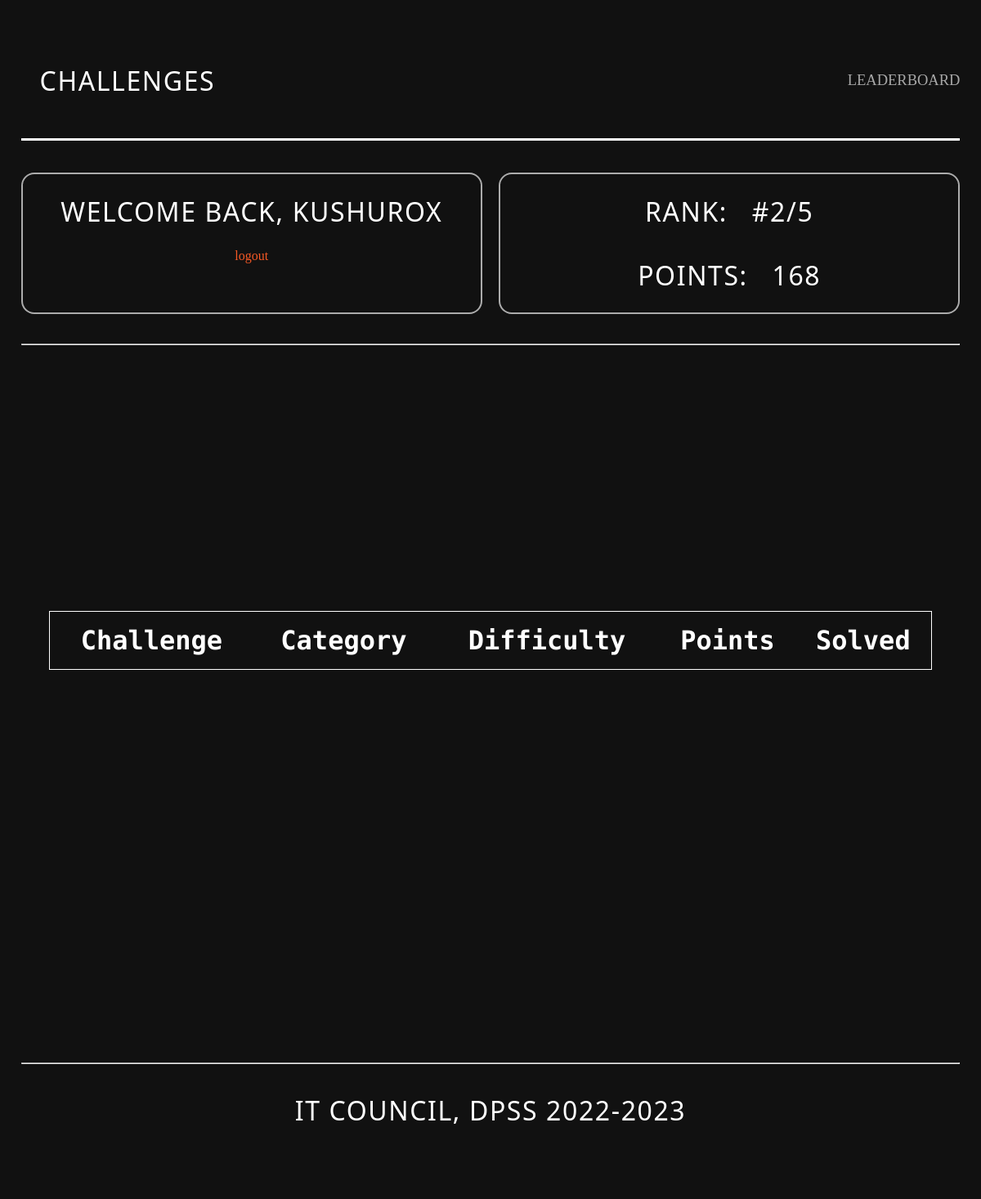
/dashboard/ (signed in), run on an earlier commit of the app's database.
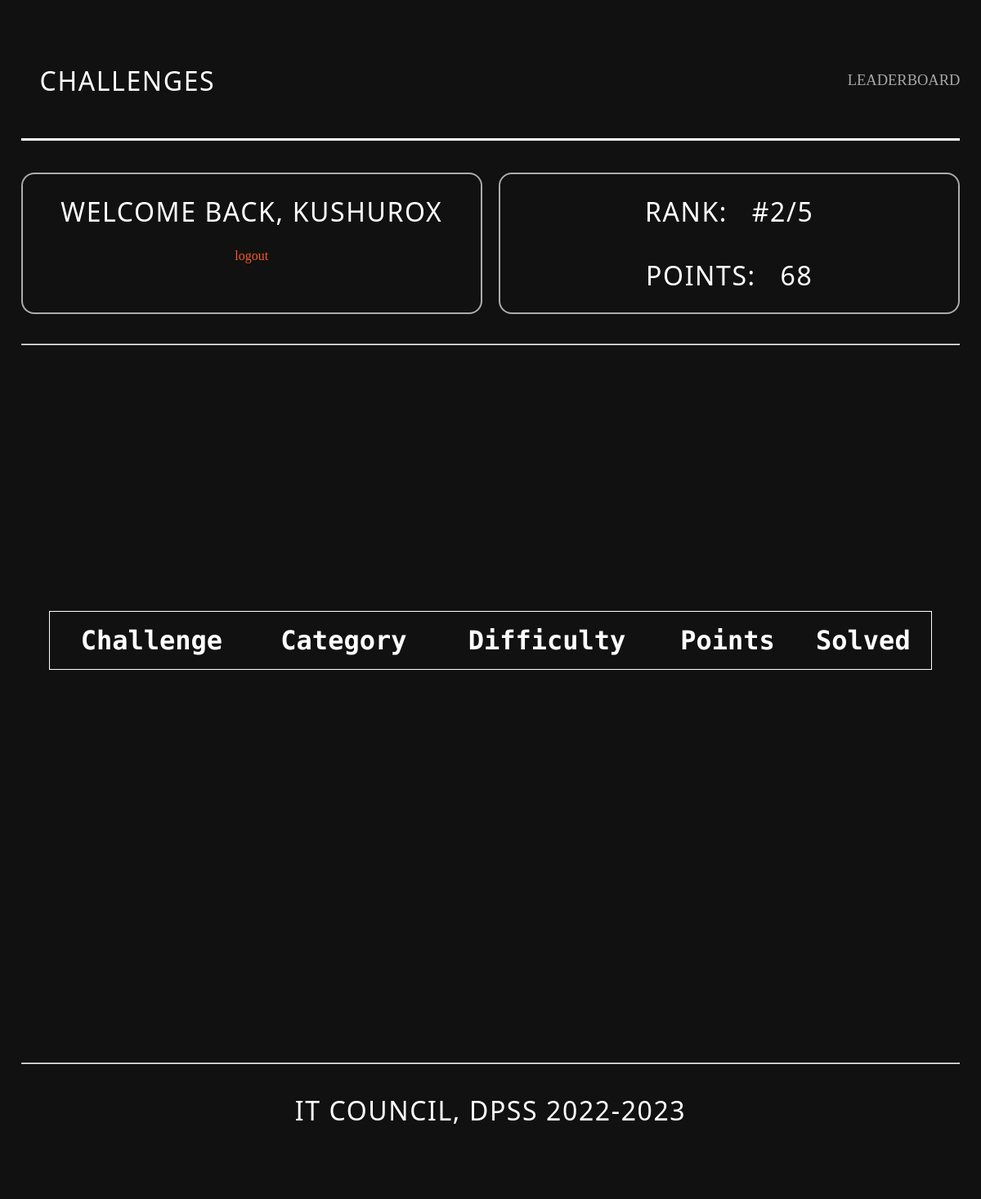
And on a later commit of the database.
### accounts/models.py (models this page shows)
class Player(AbstractUser):
    first_name = models.CharField(max_length=30, blank=False)
    last_name = models.CharField(max_length=30, blank=False)
    username = models.CharField(_('username'), max_length=30, unique=True, null=True) # is this team name?
    email = models.CharField(_('email'), max_length=100, unique=True, null=True)
    school = models.ForeignKey(School, on_delete=models.CASCADE, null=True, default='')
    score = models.IntegerField(default=0)
    rank = models.IntegerField(default=0)  # remove this later
    phone_number = models.CharField(default=None, null=True, max_length=50)
    USERNAME_FIELD = 'username'
    REQUIRED_FIELDS = ('first_name', 'last_name','email', 'school', 'phone_number')
    objects = PlayerManager()
    def __str__(self):
        return self.username

### Main/views.py (the view)
# urls.py: path('dashboard/', views.dashboard, name='dashboard'),
def dashboard(request):
    user = request.user
    context = {'user': user,'player':Player.objects.get(username=user), 'total_players':Player.objects.count(), 'challenges': Challenges.objects.all().order_by('points')[:]}
    if not request.user.is_authenticated:
        return redirect('login')
    return render(request, 'main/dashboard.html', context)

### Main/templates/main/dashboard.html (shortened to what this page needs)
{% extends "main/layout.html" %}
{% load static %}
{% block global_styling %}
<link rel="stylesheet" href="{% static 'css/dashboard.css' %}" />
{% endblock global_styling %}
{% block content %}
<header id="main">
<div class="l-wrapper">
    <div class="c-header"><h1>CHALLENGES</h1>
      <a href="{% url 'leaderboard' %}">LEADERBOARD</a>
    </div>
    <div class="flex-container">
        <div class="flex-child">
            <h1> Welcome back, {{user}} </h1>
            <a href="{% url 'logout' %}">logout</a>
        </div>
        <div class="flex-child">
          <h1> RANK: &nbsp; #{{player.id}}/{{total_players}} </h1>
          <h1> POINTS: &nbsp; {{player.score}} </h1>
        </div>
      </div>
      <br><br>
      <hr>
</div>
<div class="container">
    <table class='table'>
        <tr class="table-row">
            <th class="table-heading">Challenge</th>
            <th class="table-heading">Category</th>
            <th class="table-heading">Difficulty</th>
            <th class="table-heading">Points</th>
            <th class="table-heading">Solved</th>
        </tr>
    </table>
</div>
<div class="l-wrapper">
    <hr>
    <h1>IT COUNCIL, DPSS 2022-2023</h1>
</div>
</header>
{% endblock content %}

What changed in the data, as far as the page shows it:
changed Player "KUSHUROX": score "168" → "68"
